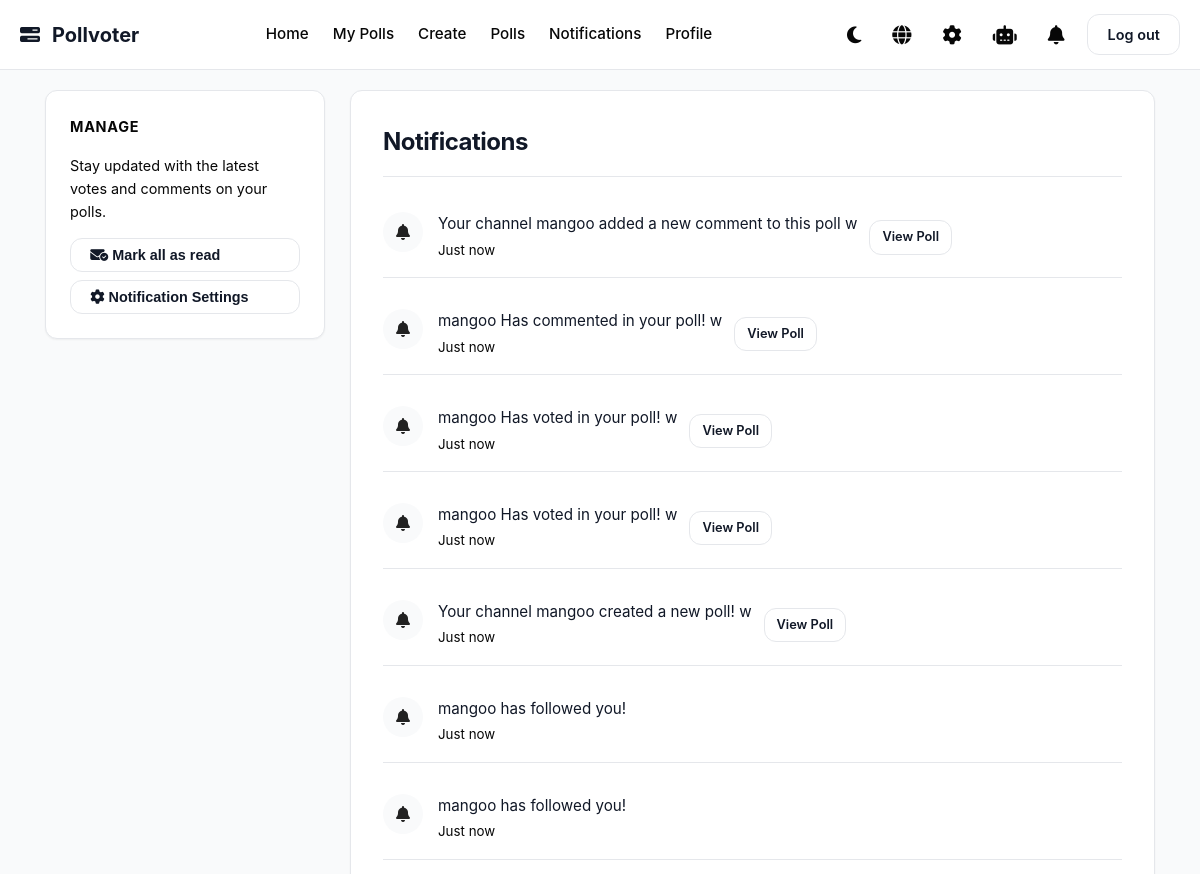
Page /notifications (signed in, upper part) on the earlier database version.
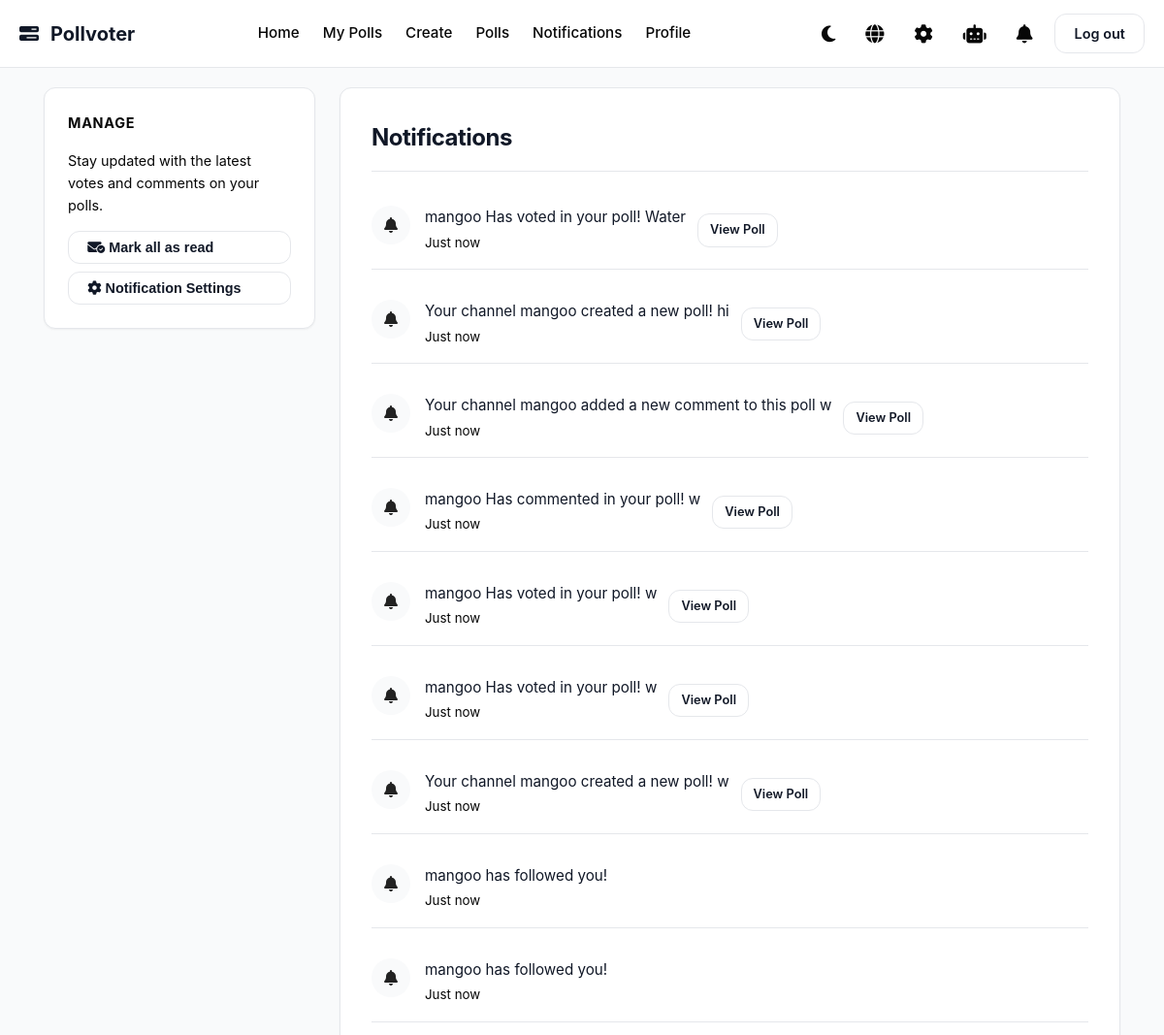
Same page on the later database version.
### app/models.py (models this page shows)
class Notification(db.Model):
    __tablename__ = 'notification'
    id = Column(Integer, primary_key=True)
    message = Column(Text)
    is_read = Column(Boolean)
    created_at = Column(DateTime, default=datetime.now)
    recipient_id = Column(Integer, ForeignKey('user.id'))
    recipient = relationship("User", backref="notifications", foreign_keys=[recipient_id])
    poll_id = Column(Integer, ForeignKey('poll.id'))

### app/routes.py (the view)
@main.route("/notifications")
@login_required
def notifications():
    notifications = Notification.query.filter_by(recipient_id = current_user.id).order_by(Notification.created_at.desc()).all()
    for i in notifications:
        i.is_read = True
    db.session.commit()
    return render_template("notification.html", notifications = notifications)

### app/routes.py (called while the page is built)
@main.context_processor
def notifications_count():
    if current_user.is_authenticated:
        unreadcount = Notification.query.filter_by(recipient_id = current_user.id, is_read = False).count()
        return dict(unreadcount = unreadcount)
    return dict(unreadcount = 0)

@main.app_context_processor
def dropdown_notifications():
    if current_user.is_authenticated:
        unread_count = Notification.query.filter_by(recipient_id = current_user.id, is_read = False).count()
        latest_notifs = Notification.query.filter_by(recipient_id = current_user.id).order_by(Notification.created_at.desc()).limit(5).all()
        return dict(unread_count = unread_count, latest_notifs = latest_notifs)
    return dict(unread_count = 0, latest_notifs = [])

### app/templates/notification.html (shortened to what this page needs)
{% extends "base.html" %}
{% block content %}
<div class="dashboard-layout">
    <aside class="sidebar">
        <div class="sidebar-widget">
            <h3 class="widget-title">{{ _('Manage') }}</h3>
            <p style="font-size: 0.9rem; color: var(--text-muted); margin-bottom: 15px;">
                {{ _('Stay updated with the latest votes and comments on your polls.') }}
            </p>
            <button class="btn btn-outline" style="width: 100%; text-align: left; margin-bottom: 8px;">
                <i class="fa-solid fa-envelope-circle-check"></i> {{ _('Mark all as read') }}
            </button>
            <button class="btn btn-outline" style="width: 100%; text-align: left;">
                <i class="fa-solid fa-gear"></i> {{ _('Notification Settings') }}
            </button>
        </div>
    </aside>
    <main class="feed">
        <div class="card">
            <h2 style="margin-bottom: 20px; border-bottom: 1px solid var(--border-subtle); padding-bottom: 15px;">
                {{ _('Notifications') }}
            </h2>
            <div class="notification-list">
                {% for i in notifications %}
                <div class="user-row" style="padding: 15px 0; border-bottom: 1px solid var(--border-subtle);">
                    <div style="display: flex; align-items: flex-start; gap: 15px;">
                        <div style="
                            width: 40px; height: 40px;
                            background: var(--bg-body);
                            border-radius: 50%;
                            display: flex; align-items: center; justify-content: center;
                            color: var(--primary);
                            flex-shrink: 0;
                        ">
                            <i class="fas fa-bell"></i>
                        </div>
                        <div>
                            <p style="margin: 0; font-size: 0.95rem; color: var(--text-main);">
                                {{ i.message }}
                            </p>
                            <small style="color: var(--text-muted);">{{ _('Just now') }}</small>
                        </div>
                    </div>
                    {% if i.poll_id %}
                    <a href="{{ url_for('polls.poll_detail', poll_id=i.poll_id) }}" class="btn btn-outline" style="font-size: 0.8rem; padding: 6px 12px;">
                        {{ _('View Poll') }}
                    </a>
                    {% endif %}
                </div>
                {% else %}
                <div style="text-align: center; padding: 40px 0;">
                    <div style="font-size: 2rem; margin-bottom: 10px;">✉︎</div>
                    <h3 style="font-size: 1.1rem; color: var(--text-main);">{{ _('All caught up!') }}</h3>
                    <p style="color: var(--text-muted);">{{ _('You have no new notifications.') }}</p>
                </div>
                {% endfor %}
            </div>
        </div>
    </main>
</div>
{% endblock %}

Differences in the rows shown:
added Notification: message "mangoo Has voted in your poll! Water"
added Notification: message "Your channel mangoo created a new poll! hi"
